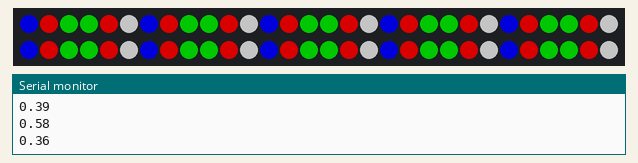
Simulated run of this sketch. Board: Arduino Uno, built with avr-gcc and run on an emulated ATmega328P. On the bench: 60 RGB LEDs in strip order, left to right, continuing on the next row, the last lines printed to the serial monitor. Dim RGB values are drawn brighter than linear; random numbers use the default seed unless the sketch sets one.

Above: at 0.1 s.
At 10.0 s:
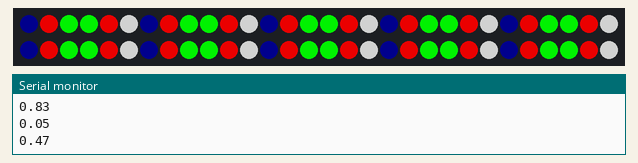
At 14.24 s:
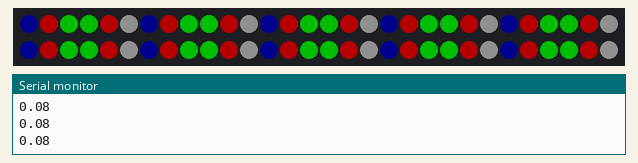

The sketch:

fakeTv.ino
```cpp
/*

An Arduino "Fake TV"
This is an Arduino simulation of the product called "Fake TV"
It simulates the action of a TV being viewd by a person at night.
The purpose is to fool burglars into thinking someone is at home watching a TV at night.
Place it near a window behind blinds or curtains so as to not directly show the LEDs.
You only want the aggragate effect of all the LEDs to be seen.

I used 2 green, 2 red, one bright white and one bright blue.
I neede more red/green because the apparent brightness of the white and blue is greater than the red/greens
Use a diffuser over the board such as vellum papar to help scene quality.
Of course all these parameters can be changed to suit your needs.
Check at night near a window and adjust to suit your preferences.
Free to modify, the possible scene algorithms are endless.

*/

#include <PololuLedStrip.h>

// Create an ledStrip object and specify the pin it will use.
PololuLedStrip<13> ledStrip;

// Create a buffer for holding the colors (3 bytes per color).
#define LED_COUNT 60           // aantal leds dat gebruikt wordt
#define STEP       2           // helderheid wordt elke keer met STEP procent verhoogd of verlaagd
rgb_color colors[LED_COUNT];

rgb_color   ON     = { 255, 255, 255};
rgb_color   OFF    = {   0,   0,   0};
rgb_color   red    = { 255,   0,   0};
rgb_color   blue   = {   0,   0, 255};
rgb_color   green  = {   0, 255,   0};
rgb_color   yellow = { 255, 255,   0};


#define BLUE    0
#define RED_1   1
#define GREEN_1 2
#define GREEN_2 3
#define RED_2   4
#define WHITE   5

#define LEDS    6

int blu  = BLUE;
int red2 = RED_1;
int grn1 = GREEN_1;
int grn2 = GREEN_2;
int red1 = RED_2;
int wht  = WHITE;
int randpwm = 0;

void setup()
{
  Serial.begin(250000);
}

void loop()
{
  for(int i=0;i<10;i++)  //play scene 1 multiple times
  {
    scene1();
  }
  if (random(2) == 1)  //Possibly call scene 2
  {
    scene2();
  }
  if (random(2) == 1)  //Possibly call scene 3
  {
    scene3();
  }
  if (random(2) == 1)  //Possibly call scene 4
  {
    scene4();
  }
  if (random(4) == 1)  //Possibly do a commercial break
  {
    commercial();
  }
}

/*
These are the main scene algorithms
*/

void scene1()
// Changes random light levels and linger-times
// of all colors to simulate "normal" TV action
{
  randpwm = random(20,255);
  _analogWrite(red1,randpwm);
  _analogWrite(red2,randpwm);
  randpwm = random(20,255);
  _analogWrite(grn1,randpwm);
  _analogWrite(grn2,randpwm);
  _analogWrite(blu,random(10,225));
  _analogWrite(wht,random(10,175));
  delay(random(500,2000));
}

void scene2()
// Increases intensity of wht,blu (fade-in)
{
  delay(1000);
  for(int i=2;i<255;i++)
  {
    _analogWrite(blu,i);
    _analogWrite(wht,i);
    delay(20);
  }
}

void scene3()
// Flickers wht,blu for a flickeriing scene effect
{
  boolean sw = HIGH;
  for(int i=0;i<30;i++)
  {
    digitalWrite(wht,sw);
    digitalWrite(blu,sw);
    sw = !sw;
    delay(random(50,300));
  }
}

void scene4()
// Changes red/grn light levels only
// wht/blu are off
{
  //don't use wht/blu
  digitalWrite(wht,LOW);
  digitalWrite(blu,LOW);
  for(int i=0;i<12;i++)
  {
    randpwm = random(20,255);
    _analogWrite(red1,randpwm);
    _analogWrite(red2,randpwm);
    randpwm = random(20,255);
    _analogWrite(grn1,randpwm);
    _analogWrite(grn2,randpwm);
    delay(random(200,2000));
  }
}

void commercial()
// Simulates a switch to or from a commercial break
{
  _analogWrite(red1,2);
  _analogWrite(red2,2);
  _analogWrite(grn1,2);
  _analogWrite(grn2,2);
  _analogWrite(blu,0);
  _analogWrite(wht,0);
  delay(random(1000,2500));
}


void _analogWrite(int led, int helderheid) {
  rgb_color color;
  switch(led) {
    case RED_1:
    case RED_2:
      color = red;
      break;
    case GREEN_1:
    case GREEN_2:
      color = green;
      break;
    case BLUE:
      color = blue;
      break;
    case WHITE:
      color = ON;
      break;
  }

  setColor(led, color, helderheid);
}

void setColor(int led, rgb_color color, int helderheid) {
  float aantal = (helderheid *1.0) / 255.0;
  int newRed   = (color.red   * 1.0) * aantal;
  int newGreen = (color.green * 1.0) * aantal;
  int newBlue  = (color.blue  * 1.0) * aantal;
  rgb_color newColor =  {newRed,newGreen,newBlue};

  for (int i = led; i < LED_COUNT; i+=LEDS) {
    colors[i] = newColor;
  }
  ledStrip.write(colors, LED_COUNT);
  Serial.println(aantal);
}
```

Measured:
- what the display in image 1 shows lasts 1.0 s, from 9.9 s to 10.9 s
